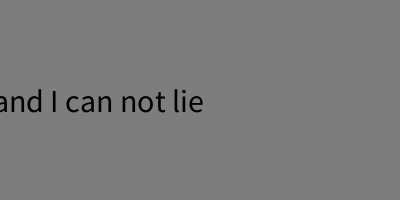
Frame 1 (no input)
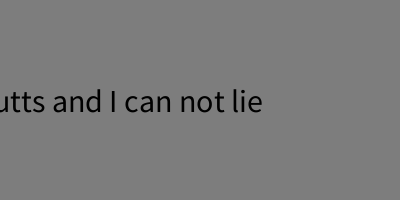
Frame 60 (the mouse pressed at the canvas centre just before this capture)
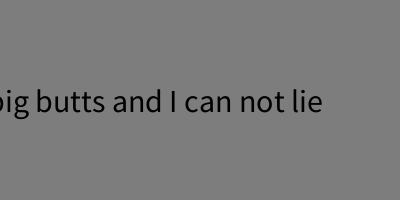
Frame 120 (the mouse held since frame 60 and released just before this capture)

The Processing sketch that drew these frames (run headless with seeded random() and noise(); from frame 60 on, the mouse is pressed at the canvas centre):

// Processing sketch: sketch_Text
// ── sketch_Text.pde
float x = 0;

void setup() {
  size(400, 200);
  textAlign(CENTER, CENTER);
}

void draw() {
  background(125);
  fill(0);
  textSize(32);
  text("I like big butts and I can not lie", x, height/2);
  x += 1;
  if (x > width) {
    x = -200;
  }
}
